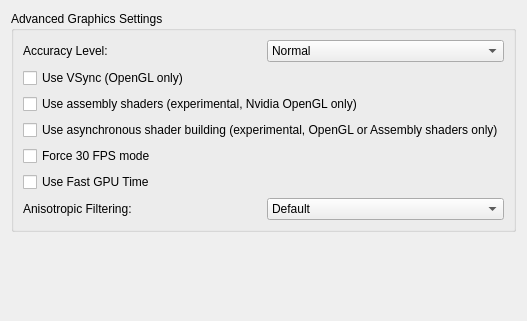
<?xml version="1.0" encoding="UTF-8"?>
<ui version="4.0">
 <class>ConfigureGraphicsAdvanced</class>
 <widget class="QWidget" name="ConfigureGraphicsAdvanced">
  <property name="geometry">
   <rect>
    <x>0</x>
    <y>0</y>
    <width>400</width>
    <height>321</height>
   </rect>
  </property>
  <property name="windowTitle">
   <string>Form</string>
  </property>
  <layout class="QVBoxLayout" name="verticalLayout_1">
   <item>
    <layout class="QVBoxLayout" name="verticalLayout_2">
     <item>
      <widget class="QGroupBox" name="groupBox_1">
       <property name="title">
        <string>Advanced Graphics Settings</string>
       </property>
       <layout class="QVBoxLayout" name="verticalLayout_3">
        <item>
         <layout class="QHBoxLayout" name="horizontalLayout_2">
          <item>
           <widget class="QLabel" name="label_gpu_accuracy">
            <property name="text">
             <string>Accuracy Level:</string>
            </property>
           </widget>
          </item>
          <item>
           <widget class="QComboBox" name="gpu_accuracy">
            <item>
             <property name="text">
              <string notr="true">Normal</string>
             </property>
            </item>
            <item>
             <property name="text">
              <string notr="true">High</string>
             </property>
            </item>
            <item>
             <property name="text">
              <string notr="true">Extreme(very slow)</string>
             </property>
            </item>
           </widget>
          </item>
         </layout>
        </item>
        <item>
         <widget class="QCheckBox" name="use_vsync">
          <property name="toolTip">
           <string>VSync prevents the screen from tearing, but some graphics cards have lower performance with VSync enabled. Keep it enabled if you don't notice a performance difference.</string>
          </property>
          <property name="text">
           <string>Use VSync (OpenGL only)</string>
          </property>
         </widget>
        </item>
        <item>
         <widget class="QCheckBox" name="use_assembly_shaders">
          <property name="toolTip">
           <string>Enabling this reduces shader stutter. Enables OpenGL assembly shaders on supported Nvidia devices (NV_gpu_program5 is required). This feature is experimental.</string>
          </property>
          <property name="text">
           <string>Use assembly shaders (experimental, Nvidia OpenGL only)</string>
          </property>
         </widget>
        </item>
        <item>
         <widget class="QCheckBox" name="use_asynchronous_shaders">
          <property name="toolTip">
           <string>Enables asynchronous shader compilation, which may reduce shader stutter. This feature is experimental.</string>
          </property>
          <property name="text">
           <string>Use asynchronous shader building (experimental, OpenGL or Assembly shaders only)</string>
          </property>
         </widget>
        </item>
        <item>
         <widget class="QCheckBox" name="force_30fps_mode">
          <property name="text">
           <string>Force 30 FPS mode</string>
          </property>
         </widget>
        </item>
        <item>
         <widget class="QCheckBox" name="use_fast_gpu_time">
          <property name="text">
           <string>Use Fast GPU Time</string>
          </property>
         </widget>
        </item>
        <item>
         <layout class="QHBoxLayout" name="horizontalLayout_1">
          <item>
           <widget class="QLabel" name="af_label">
            <property name="text">
             <string>Anisotropic Filtering:</string>
            </property>
           </widget>
          </item>
          <item>
           <widget class="QComboBox" name="anisotropic_filtering_combobox">
            <item>
             <property name="text">
              <string>Default</string>
             </property>
            </item>
            <item>
             <property name="text">
              <string>2x</string>
             </property>
            </item>
            <item>
             <property name="text">
              <string>4x</string>
             </property>
            </item>
            <item>
             <property name="text">
              <string>8x</string>
             </property>
            </item>
            <item>
             <property name="text">
              <string>16x</string>
             </property>
            </item>
           </widget>
          </item>
         </layout>
        </item>
       </layout>
      </widget>
     </item>
    </layout>
   </item>
   <item>
    <spacer name="verticalSpacer">
     <property name="orientation">
      <enum>Qt::Vertical</enum>
     </property>
     <property name="sizeHint" stdset="0">
      <size>
       <width>20</width>
       <height>40</height>
      </size>
     </property>
    </spacer>
   </item>
  </layout>
 </widget>
 <resources/>
 <connections/>
</ui>
